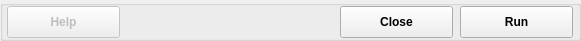
  <widget class="QGroupBox" name="groupBoxButtons">
   <property name="geometry">
    <rect>
     <x>15</x>
     <y>305</y>
     <width>581</width>
     <height>41</height>
    </rect>
   </property>
   <property name="title">
    <string/>
   </property>
   <widget class="QPushButton" name="pushButtonHelp">
    <property name="enabled">
     <bool>false</bool>
    </property>
    <property name="geometry">
     <rect>
      <x>7</x>
      <y>6</y>
      <width>113</width>
      <height>32</height>
     </rect>
    </property>
    <property name="font">
     <font>
      <weight>75</weight>
      <bold>true</bold>
     </font>
    </property>
    <property name="text">
     <string>Help</string>
    </property>
    <property name="autoDefault">
     <bool>false</bool>
    </property>
   </widget>
   <widget class="QPushButton" name="pushButtonClose">
    <property name="geometry">
     <rect>
      <x>340</x>
      <y>6</y>
      <width>113</width>
      <height>32</height>
     </rect>
    </property>
    <property name="font">
     <font>
      <weight>75</weight>
      <bold>true</bold>
     </font>
    </property>
    <property name="text">
     <string>Close</string>
    </property>
    <property name="autoDefault">
     <bool>false</bool>
    </property>
   </widget>
   <widget class="QPushButton" name="pushButtonRun">
    <property name="geometry">
     <rect>
      <x>460</x>
      <y>6</y>
      <width>113</width>
      <height>32</height>
     </rect>
    </property>
    <property name="font">
     <font>
      <weight>75</weight>
      <bold>true</bold>
     </font>
    </property>
    <property name="toolTip">
     <string/>
    </property>
    <property name="text">
     <string>Run</string>
    </property>
    <property name="autoDefault">
     <bool>false</bool>
    </property>
   </widget>
  </widget>
